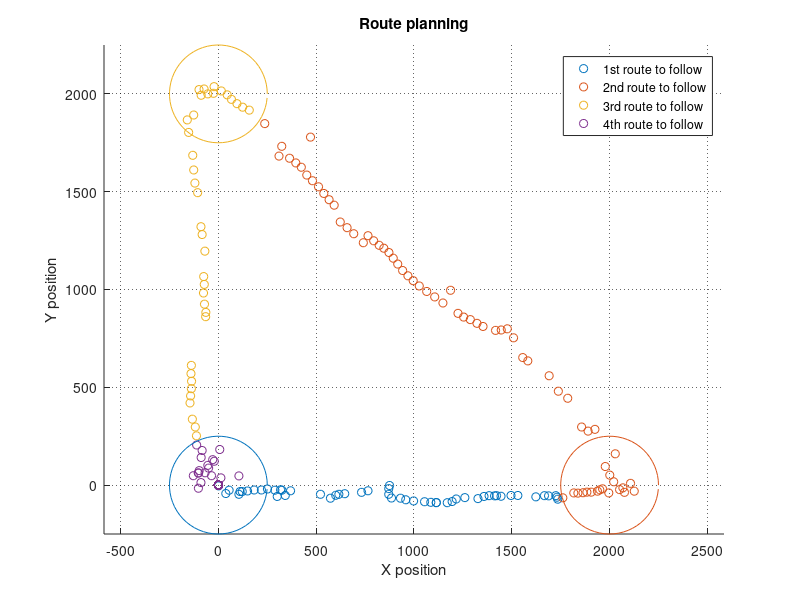

MATLAB code to generate this figure:
clear all;
close all;
clc;

% Read the data from the test
coord = csvread('test6with4columns.csv');


%put the data according to their position
X1 = coord(:,1);
Y1 = coord(:,2);
X2 = coord(:,3);
Y2 = coord(:,4);
X3 = coord(:,5);
Y3 = coord(:,6);
X4 = coord(:,7);
Y4 = coord(:,8);


%circles
theta = 0:0.1:2*pi
radius = 250
Xc1 = radius * cos(theta);
Yc1 = radius * sin(theta);
Xc2 = 2000 + (radius * cos(theta));
Yc2 = radius * sin(theta);
Xc3 = radius * cos(theta);
Yc3 = 2000 + (radius * sin(theta));



% Plots
hold on
P1 = scatter(X1,Y1);
P2 = scatter(X2,Y2);
P3 = scatter(X3,Y3);
P4 = scatter(X4,Y4);

Pc1 = plot(Xc1,Yc1);
Pc2 = plot(Xc2,Yc2);
Pc3 = plot(Xc3,Yc3);

axis equal;

% Make the plots beautiful
% set( P1, 'color', '[0 0 1]', 'LineWidth', 2 );
title('Route planning')
xlabel('X position')
ylabel('Y position')
%xlim([-100 2500]);
%ylim([-100 2500]);
legend('1st route to follow','2nd route to follow','3rd route to follow','4th route to follow')
grid on
set(gca,'GridLineStyle',':', 'GridColor', 'k', 'GridAlpha', .6)
